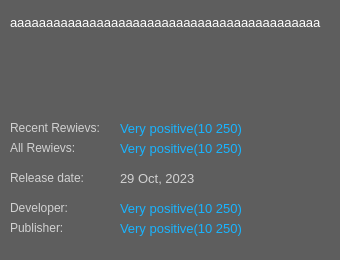
                   <widget class="QWidget" name="Descripion_widget" native="true">
                    <property name="minimumSize">
                     <size>
                      <width>340</width>
                      <height>260</height>
                     </size>
                    </property>
                    <property name="maximumSize">
                     <size>
                      <width>340</width>
                      <height>260</height>
                     </size>
                    </property>
                    <property name="styleSheet">
                     <string notr="true">background-color: rgba(0, 0, 0, 100);</string>
                    </property>
                    <widget class="QLabel" name="Descriptin_label">
                     <property name="geometry">
                      <rect>
                       <x>10</x>
                       <y>15</y>
                       <width>321</width>
                       <height>91</height>
                      </rect>
                     </property>
                     <property name="font">
                      <font>
                       <family>Arial</family>
                       <pointsize>10</pointsize>
                       <italic>false</italic>
                       <bold>false</bold>
                      </font>
                     </property>
                     <property name="styleSheet">
                      <string notr="true">color: rgb(255, 255, 255);
background-color: rgba(0, 0, 0, 0);</string>
                     </property>
                     <property name="text">
                      <string>aaaaaaaaaaaaaaaaaaaaaaaaaaaaaaaaaaaaaaaaaaa</string>
                     </property>
                     <property name="alignment">
                      <set>Qt::AlignLeading|Qt::AlignLeft|Qt::AlignTop</set>
                     </property>
                    </widget>
                    <widget class="QLabel" name="label">
                     <property name="geometry">
                      <rect>
                       <x>10</x>
                       <y>120</y>
                       <width>91</width>
                       <height>16</height>
                      </rect>
                     </property>
                     <property name="font">
                      <font>
                       <family>Arial</family>
                       <pointsize>9</pointsize>
                      </font>
                     </property>
                     <property name="styleSheet">
                      <string notr="true">color: rgb(209, 209, 209);
background-color: rgba(0, 0, 0, 0);</string>
                     </property>
                     <property name="text">
                      <string>Recent Rewievs:</string>
                     </property>
                    </widget>
                    <widget class="QLabel" name="label_2">
                     <property name="geometry">
                      <rect>
                       <x>10</x>
                       <y>140</y>
                       <width>71</width>
                       <height>16</height>
                      </rect>
                     </property>
                     <property name="font">
                      <font>
                       <family>Arial</family>
                       <pointsize>9</pointsize>
                      </font>
                     </property>
                     <property name="styleSheet">
                      <string notr="true">color: rgb(209, 209, 209);
background-color: rgba(0, 0, 0, 0);</string>
                     </property>
                     <property name="text">
                      <string>All Rewievs:</string>
                     </property>
                    </widget>
                    <widget class="QLabel" name="label_3">
                     <property name="geometry">
                      <rect>
                       <x>10</x>
                       <y>170</y>
                       <width>101</width>
                       <height>16</height>
                      </rect>
                     </property>
                     <property name="font">
                      <font>
                       <family>Arial</family>
                       <pointsize>9</pointsize>
                      </font>
                     </property>
                     <property name="styleSheet">
                      <string notr="true">color: rgb(209, 209, 209);
background-color: rgba(0, 0, 0, 0);</string>
                     </property>
                     <property name="text">
                      <string>Release date:</string>
                     </property>
                    </widget>
                    <widget class="QLabel" name="label_4">
                     <property name="geometry">
                      <rect>
                       <x>10</x>
                       <y>200</y>
                       <width>101</width>
                       <height>16</height>
                      </rect>
                     </property>
                     <property name="font">
                      <font>
                       <family>Arial</family>
                       <pointsize>9</pointsize>
                      </font>
                     </property>
                     <property name="styleSheet">
                      <string notr="true">color: rgb(209, 209, 209);
background-color: none;</string>
                     </property>
                     <property name="text">
                      <string>Developer:</string>
                     </property>
                    </widget>
                    <widget class="QLabel" name="label_5">
                     <property name="geometry">
                      <rect>
                       <x>10</x>
                       <y>220</y>
                       <width>101</width>
                       <height>16</height>
                      </rect>
                     </property>
                     <property name="font">
                      <font>
                       <family>Arial</family>
                       <pointsize>9</pointsize>
                      </font>
                     </property>
                     <property name="styleSheet">
                      <string notr="true">color: rgb(209, 209, 209);
background-color: rgba(0, 0, 0, 0);</string>
                     </property>
                     <property name="text">
                      <string>Publisher:</string>
                     </property>
                    </widget>
                    <widget class="QPushButton" name="RR_pushButton">
                     <property name="geometry">
                      <rect>
                       <x>120</x>
                       <y>120</y>
                       <width>150</width>
                       <height>16</height>
                      </rect>
                     </property>
                     <property name="font">
                      <font>
                       <family>Arial</family>
                       <pointsize>10</pointsize>
                       <italic>false</italic>
                       <bold>false</bold>
                      </font>
                     </property>
                     <property name="cursor">
                      <cursorShape>PointingHandCursor</cursorShape>
                     </property>
                     <property name="styleSheet">
                      <string notr="true">QPushButton
{
	color:rgb(25, 180, 255);
	border: 0px;
	background-color: rgba(0, 0, 0, 0);
	text-align: left;
}
QPushButton:hover
{
	color: rgb(170, 255, 255)
}
</string>
                     </property>
                     <property name="text">
                      <string>Very positive(10 250)</string>
                     </property>
                    </widget>
                    <widget class="QPushButton" name="AR_pushButton">
                     <property name="geometry">
                      <rect>
                       <x>120</x>
                       <y>140</y>
                       <width>131</width>
                       <height>16</height>
                      </rect>
                     </property>
                     <property name="font">
                      <font>
                       <family>Arial</family>
                       <pointsize>10</pointsize>
                       <italic>false</italic>
                       <bold>false</bold>
                      </font>
                     </property>
                     <property name="cursor">
                      <cursorShape>PointingHandCursor</cursorShape>
                     </property>
                     <property name="styleSheet">
                      <string notr="true">QPushButton
{
	color:rgb(25, 180, 255);
	border: 0px;
	background-color: rgba(0, 0, 0, 0);
	text-align: left;
}
QPushButton:hover
{
	color: rgb(170, 255, 255)
}
</string>
                     </property>
                     <property name="text">
                      <string>Very positive(10 250)</string>
                     </property>
                    </widget>
                    <widget class="QLabel" name="RD_label">
                     <property name="geometry">
                      <rect>
                       <x>120</x>
                       <y>170</y>
                       <width>141</width>
                       <height>16</height>
                      </rect>
                     </property>
                     <property name="font">
                      <font>
                       <family>Arial</family>
                       <pointsize>10</pointsize>
                       <bold>false</bold>
                      </font>
                     </property>
                     <property name="styleSheet">
                      <string notr="true">color: rgb(209, 209, 209);
background-color: rgba(0, 0, 0, 0);</string>
                     </property>
                     <property name="text">
                      <string>29 Oct, 2023</string>
                     </property>
                    </widget>
                    <widget class="QPushButton" name="DEV_pushButton">
                     <property name="geometry">
                      <rect>
                       <x>120</x>
                       <y>200</y>
                       <width>121</width>
                       <height>16</height>
                      </rect>
                     </property>
                     <property name="font">
                      <font>
                       <family>Arial</family>
                       <pointsize>10</pointsize>
                       <italic>false</italic>
                       <bold>false</bold>
                      </font>
                     </property>
                     <property name="cursor">
                      <cursorShape>PointingHandCursor</cursorShape>
                     </property>
                     <property name="styleSheet">
                      <string notr="true">QPushButton
{
	color:rgb(25, 180, 255);
	border: 0px;
	background-color: rgba(0, 0, 0, 0);
	text-align: left;
}
QPushButton:hover
{
	color: rgb(170, 255, 255)
}
</string>
                     </property>
                     <property name="text">
                      <string>Very positive(10 250)</string>
                     </property>
                    </widget>
                    <widget class="QPushButton" name="PUB_pushButton">
                     <property name="geometry">
                      <rect>
                       <x>120</x>
                       <y>220</y>
                       <width>121</width>
                       <height>16</height>
                      </rect>
                     </property>
                     <property name="font">
                      <font>
                       <family>Arial</family>
                       <pointsize>10</pointsize>
                       <italic>false</italic>
                       <bold>false</bold>
                      </font>
                     </property>
                     <property name="cursor">
                      <cursorShape>PointingHandCursor</cursorShape>
                     </property>
                     <property name="styleSheet">
                      <string notr="true">QPushButton
{
	color:rgb(25, 180, 255);
	border: 0px;
	background-color: rgba(0, 0, 0, 0);
	text-align: left;
}
QPushButton:hover
{
	color: rgb(170, 255, 255)
}
</string>
                     </property>
                     <property name="text">
                      <string>Very positive(10 250)</string>
                     </property>
                    </widget>
                   </widget>
